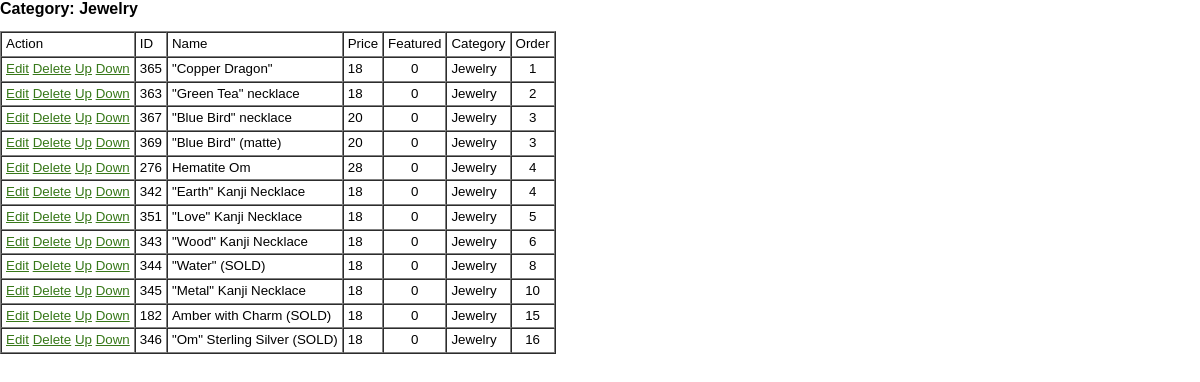
Screenshot of /original_site/admin/showcat.php?id=4 with the database file from the repository.
### tables this page shows
CREATE TABLE `categories` (
  `catID` int(10) unsigned NOT NULL AUTO_INCREMENT,
  `title` varchar(255) DEFAULT NULL,
  `description` longtext DEFAULT NULL,
  `orderIndex` int(11) NOT NULL DEFAULT 0,
  PRIMARY KEY (`catID`)
);

CREATE TABLE `products` (
  `prodID` int(10) unsigned NOT NULL AUTO_INCREMENT,
  `name` varchar(30) DEFAULT NULL,
  `price` double DEFAULT NULL,
  `description` longtext DEFAULT NULL,
  `imgFileName` varchar(255) DEFAULT NULL,
  `imgDetailFileName` varchar(255) NOT NULL DEFAULT '',
  `featured` tinyint(4) NOT NULL DEFAULT 0,
  `category` int(11) NOT NULL DEFAULT 0,
  `orderIndex` int(11) NOT NULL DEFAULT 99,
  PRIMARY KEY (`prodID`)
);

### original_site/admin/adminfunc.php.inc (the view, shortened to what this page needs)
<?
function listProducts($id) {
    $qryProducts = "select products.prodID,products.name,products.price,products.description,products.featured,products.orderIndex,products.category,categories.title
                        from products inner join categories on products.category = categories.catID
                        where categories.catID = $id
                        order by products.orderIndex ASC;";
    if (! $result = mysql_query($qryProducts)) {
        echo "An error occurred while querying the products table.<br>";
        echo "MySQL returned: ".mysql_error();
        exit;
    }
    echo "<table border=1 cellspacing=0 cellpadding=4>\n";
    echo "<tr><td>Action</td><td>ID</td><td>Name</td><td>Price</td><td>Featured</td><td>Category</td><td>Order</td></tr>";
    while($row = mysql_fetch_assoc($result)) {
        ?>
        <tr>
            <td><a href="editprod.php?id=<? echo $row['prodID']; ?>">Edit</a>
                <a onClick='confirmDelete("delprod.php?id=<? echo $row['prodID']."&category=".$row['category']; ?>");' href="#">Delete</a>
                <a href="reorder.php?prodID=<? echo $row['prodID']; ?>&direction=up&type=product">Up</a>
        	    <a href="reorder.php?prodID=<? echo $row['prodID']; ?>&direction=down&type=product">Down</a>
            </td>
            <td align=center><? echo $row['prodID']; ?></td>
            <td><? echo $row['name']; ?></td>
            <td><? echo $row['price']; ?></td>
            <td align=center><? echo $row['featured']; ?></td>
            <td><? echo $row['title']; ?></td>
            <td align=center><? echo $row['orderIndex']; ?></td>
        </tr>
        <?
    }
    echo "</table>";
}
        ?>

### original_site/admin/showcat.php (shortened to what this page needs)
<?
include("adminfunc.php.inc");
?>
<HTML>
<HEAD>
<LINK href="../main.css" rel="stylesheet" type="text/css">
</HEAD>
<BODY BGCOLOR=#FFFFFF LEFTMARGIN=0 TOPMARGIN=0 MARGINWIDTH=0 MARGINHEIGHT=0>
<?
$qryCatTitle = "select title from categories where catID=".$_GET['id'].";";
if (! $result = mysql_query($qryCatTitle)) {
        echo "An error occurred while querying the categories table.<br>";
        echo "MySQL returned: ".mysql_error();
        exit;
}
$row = mysql_fetch_assoc($result);
?>
<h2>Category: <? echo $row['title']; ?></h2>
<?
listProducts($_GET['id']);
?>
</BODY>
</HTML>

### original_site/main.css (style rules this page uses)
body { background: #FFFFFF; color: #000000; margin-left: 0%; margin-right: 5%; font-style: normal; font-family: tahoma,arial,serif; }
h2 { font-size: medium; }
ul, dl, p, td, th, li, dt, dd, div { color: #000000; font-style: normal; line-height: 110%; font-family: tahoma, sans-serif; font-size: 10pt; }
a:link, a:visited { color: #377819; }

### rows the page displays
categories: title "Jewelry"
products: prodID "365", name "\"Copper Dragon\"", price "18", featured "0", categories.title "Jewelry", orderIndex "1"
products: prodID "363", name "\"Green Tea\" necklace", price "18", featured "0", categories.title "Jewelry", orderIndex "2"
products: prodID "367", name "\"Blue Bird\" necklace", price "20", featured "0", categories.title "Jewelry", orderIndex "3"
products: prodID "369", name "\"Blue Bird\" (matte)", price "20", featured "0", categories.title "Jewelry", orderIndex "3"
products: prodID "276", name "Hematite Om", price "28", featured "0", categories.title "Jewelry", orderIndex "4"
products: prodID "342", name "\"Earth\" Kanji Necklace", price "18", featured "0", categories.title "Jewelry", orderIndex "4"
products: prodID "351", name "\"Love\" Kanji Necklace", price "18", featured "0", categories.title "Jewelry", orderIndex "5"
products: prodID "343", name "\"Wood\" Kanji Necklace", price "18", featured "0", categories.title "Jewelry", orderIndex "6"
products: prodID "344", name "\"Water\" (SOLD)", price "18", featured "0", categories.title "Jewelry", orderIndex "8"
products: prodID "345", name "\"Metal\" Kanji Necklace", price "18", featured "0", categories.title "Jewelry", orderIndex "10"
products: prodID "182", name "Amber with Charm (SOLD)", price "18", featured "0", categories.title "Jewelry", orderIndex "15"
products: prodID "346", name "\"Om\" Sterling Silver (SOLD)", price "18", featured "0", categories.title "Jewelry", orderIndex "16"
